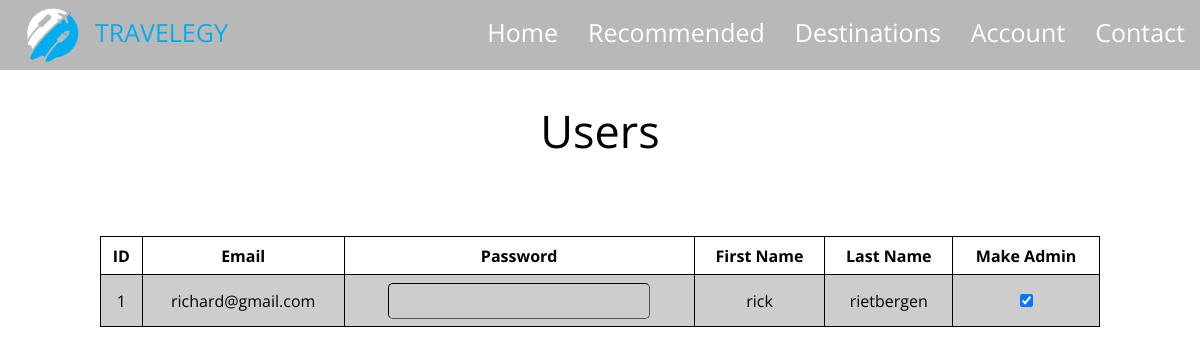
The page /admin_users.php on the database its author committed.
### tables this page shows
CREATE TABLE `gebruikers` (
  `id` int(6) NOT NULL,
  `voornaam` varchar(255) NOT NULL,
  `achternaam` varchar(255) NOT NULL,
  `email` varchar(255) NOT NULL,
  `wachtwoord` varchar(255) NOT NULL,
  `isAdmin` tinyint(1) NOT NULL
);

### admin_users.php (the view, shortened to what this page needs)
<!DOCTYPE html>
<html lang="en">
<head>
    <link rel="stylesheet" href="CSS/styles.css" />
</head>
    <?php
        require_once 'includes/header.php';
        require_once "includes/connect.php";
		$sql = 'SELECT * FROM gebruikers';
        $stmt = $connect->prepare($sql);
        $stmt->execute();
        $result = $stmt->fetchAll();
    ?>
<body>
    <main>
        <div class="container_users">
            <p class="user_titel">Users</p>
            <div class="users">
                <div class="user_data">
                    <table class="table">
                        <tr>
                            <th>ID</th>
                            <th>Email</th>
                            <th>Password</th>
                            <th>First Name</th>
                            <th>Last Name</th>
                            <th>Make Admin</th>
                        </tr>
                        <tr id="row_user_data">
                        <?php
                            foreach($result as $user){
                            ?>
                            <td><?php echo $user['id'] ?></td>
                            <td><?php echo $user['email'] ?></td>
                            <td><input
                                class="ww"
                                id="bewerk_ww"
                                type="text"
                                >
                            </td>
                            <td><?php echo $user['voornaam'] ?></td>
                            <td><?php echo $user['achternaam'] ?></td>
                            <td><input
                                id="isAdmin_box"
                                type="checkbox"
                                checked="<?php
                                    if($user['isAdmin'] == 1) {
                                        echo 'true';
                                    } else {
                                        echo 'false';
                                    }
                                ?>"
                                >
                            </td>
                        </tr>
                        <?php
                        }
                    ?>
                    </table>
                </div>
            </div>
        </div>
    </main>
</body>
</html>

### CSS/styles.css (style rules this page uses)
* { margin: 0; padding: 0; font-family: "Open Sans", sans-serif; }
html { max-width: 100%; scroll-behavior: smooth; }
:root { --main-blue: #34495e; --white: #fff; --contact_trans: #34495eb0; --form_trans: #00122fb5; --account_bckgr: #dbdce1; --sterren: #fdcc0d; --logo_blue: #00aeef; }
.container_admin .table tr, th, td { width: auto; padding: 7.5px; text-align: center; border-width: 0.8px; border-color: #000000; border-style: solid; }
.container_users { display: flex; flex-direction: column; }
.container_users .user_titel { width: 100%; text-align: center; font-size: 45px; margin-top: 100px; margin-bottom: 75px; }
.container_users .users { display: flex; justify-content: center; }
.container_users .users .user_data .table { width: 1000px; margin-bottom: 50px; border-collapse: collapse; }
.container_users .users .user_data .table tr:nth-child(even) { background-color: #cdcdcd; }
.container_users .users .user_data .table .ww { width: 250px; padding: 5px; background-color: transparent; border-color: #000000; border-width: 0.6px; border-radius: 5px; font-size: 17.5px; }

### rows shown on the page
gebruikers: id "1", email "richard@gmail.com", voornaam "rick", achternaam "rietbergen", isAdmin "☑"
